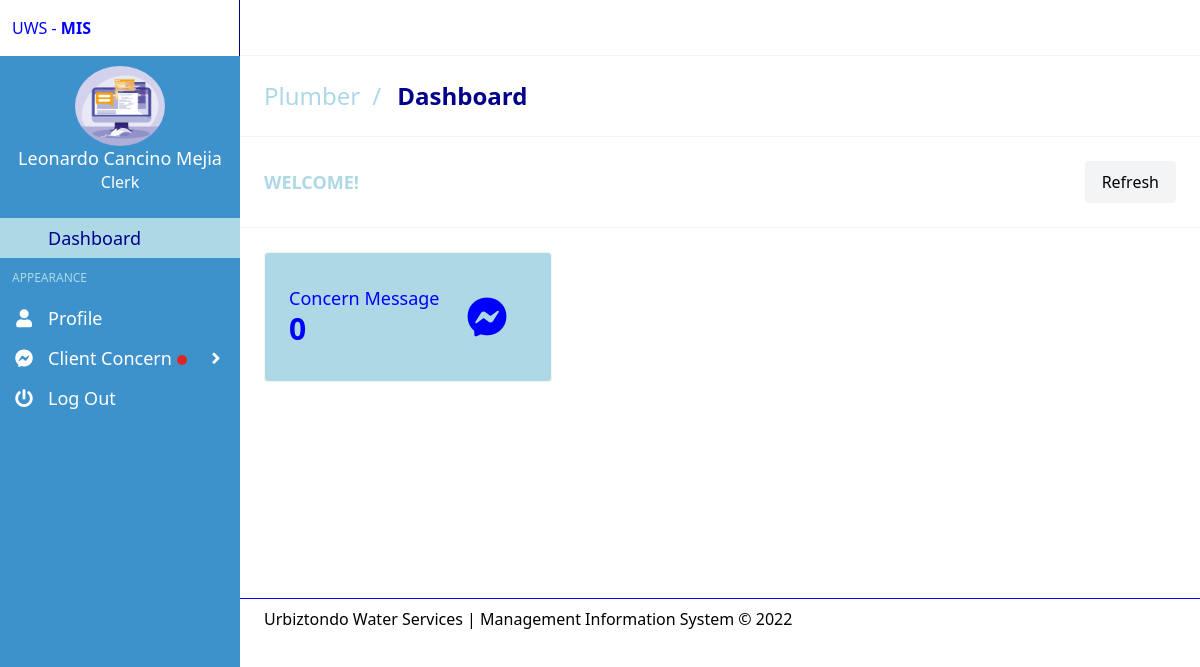
Screenshot of /clerk/home.php (signed in) with the database file from the repository.
### tables this page shows
CREATE TABLE `tblplumber` (
  `plumber_ID` int(50) NOT NULL,
  `plumber_no` int(50) NOT NULL,
  `Fname` varchar(50) NOT NULL,
  `Mname` varchar(50) NOT NULL,
  `Lname` varchar(50) NOT NULL,
  `house_no` decimal(10,0) NOT NULL,
  `address_ID` int(11) NOT NULL,
  `Email` varchar(50) NOT NULL,
  `ContactNo` decimal(10,0) NOT NULL,
  `Username` varchar(50) DEFAULT NULL,
  `Password` varchar(150) DEFAULT NULL,
  `position` varchar(50) NOT NULL,
  `RegDate` date NOT NULL,
  `UserStatus` int(11) NOT NULL,
  `images` varchar(150) NOT NULL,
  `chat_status` varchar(50) NOT NULL,
  `admin_ID` int(11) NOT NULL
);

### clerk/includes/session.php (called while the page is built, shortened)
<?php
	include 'conn.php';
	if(isset($_SESSION['clerk']) ){
	$sql = "SELECT * FROM tblplumber WHERE plumber_ID  = '".$_SESSION['clerk']."'";
	$query = $connect->query($sql);
	$user = $query->fetch_assoc();
}
else{
	header('location: ../login.php');
}
?>

### clerk/includes/leftbar.php (the view, shortened to what this page needs)
<aside class="aside is-placed-left is-expanded" style="background:#3E92CC ;overflow-y:auto;">
  <div class="aside-tools">
    <div>
      UWS - <b class="font-black">MIS</b>
    </div>
  </div>
  <center>
      <div class="image">
        <img src="../upload/plumber/<?php echo $user['images']; ?>" class="img-circle elevation-2 d-flex " style="height:80px; width:90px; margin-top:10px;  border-radius: 50%;" >
      </div>
    <div class="info" >
        <h1 href="#" style="color:white; font-size:18px;  " > <?php echo $user['Fname'].' '.$user['Mname'].' '.$user['Lname']?> </h1>
        <h1 href="#" style="color:white; font-size:16px;  " > Clerk </h1>
      </div>
      </center>
  <div class="menu is-menu-main">
    <p class="menu-label"></p>
    <ul class="menu-list">
      <li class="<?php if($page=='dashboard'){ echo 'active'; }?> ">
        <a href="home.php">
          <span class="icon"><i class="mdi mdi-desktop-mac"></i></span>
          <span class="menu-item-label">Dashboard</span>
        </a>
      </li>
    </ul>
    <p class="menu-label">Appearance</p>
    <ul class="menu-list">
    <li class="<?php if($page=='profile'){ echo 'active'; }?> ">
        <a href="profile.php">
          <span class="icon"><i class="fa fa-user"></i></span>
          <span class="menu-item-label">Profile</span>
        </a>
      </li>
    </ul>
    <ul class="menu-list">
    <li class="<?php if($page=='chat'){ echo 'active'; }?> ">
         <a class="dropdown">
           <span class="icon"><i class="fab fa-facebook-messenger"></i></span>
           <span class="menu-item-label">Client Concern <div class=" circle1 "> <span class="circle__content"></span> </span></div></span>
           <span class="icon"><i class="fa fa-angle-right arrow"></i></span>
    <ul class="menu-list " style ="color:blue;">
      <li class=" bg-white">
      <a href="php/logout.php?plumber=<?php echo $user['plumber_ID']; ?>">
          <span class="icon"><i class="fa fa-power-off"></i></span>
          <span class="menu-item-label">Log Out</span>
        </a>
      </li>
    </ul>
</aside>

### css1/main.css (style rules this page uses)
html { -moz-tab-size: 4; -o-tab-size: 4; tab-size: 4; }
html { line-height: 1.15; -webkit-text-size-adjust: 100%; }
b, strong { font-weight: bolder; }
blockquote, dd, dl, figure, h1, h2, h3, h4, h5, h6, hr, p, pre { margin: 0; }
ol, ul { list-style: none; margin: 0; padding: 0; }
html { font-family: ui-sans-serif, system-ui, -apple-system, BlinkMacSystemFont, "Segoe UI", Roboto, "Helvetica Neue", Arial, "Noto Sans", sans-serif, "Apple Color Emoji", "Segoe UI Emoji", "Segoe UI Symbol", "Noto Color Emoji"; line-height: 1.5; }
img { border-style: solid; }
h1, h2, h3, h4, h5, h6 { font-size: inherit; font-weight: inherit; }
a { color: inherit; text-decoration: inherit; }
audio, canvas, embed, iframe, img, object, svg, video { display: block; vertical-align: middle; }
img, video { max-width: 100%; height: auto; }
.font-black { font-weight: 900; }
* { --tw-shadow: 0 0 #0000; }
* { --tw-ring-inset: var(--tw-empty); --tw-ring-offset-width: 0px; --tw-ring-offset-color: #fff; --tw-ring-color: rgba(59, 130, 246, 0.5); --tw-ring-offset-shadow: 0 0 #0000; --tw-ring-shadow: 0 0 #0000; }
.dropdown { cursor: pointer; }
.aside { --tw-bg-opacity: 1; background-color: rgba(31, 41, 55, var(--tw-bg-opacity)); height: 100vh; position: fixed; top: 0; left: -15rem; width: 15rem; z-index: 40; transition-property: all; transition-timing-function: cubic-bezier(0.4, 0, 0.2, 1); transition-duration: 150ms; }
@media (min-width: 1024px) { .aside { left: 0; } }
.aside-tools { --tw-bg-opacity: 1; background-color: white; display: flex; flex-direction: row; align-items: center; flex: 1 1 0%; height: 3.5rem; padding-left: 0.75rem; padding-right: 0.75rem; --tw-text-opacity: 1; color: blue; width: 100%; border-right:1px solid darkblue; }
.menu-label { font-size: 0.75rem; line-height: 1rem; padding: 0.75rem; --tw-text-opacity: 1; color: lightblue; text-transform: uppercase; }
.menu-list li a { display: flex; padding-top: 0.5rem; padding-bottom: 0.5rem; --tw-text-opacity: 1; color: white; font-size:18px }
.menu-list li a .menu-item-label { flex-grow: 1; }
.menu-list li a .icon { flex: none; width: 3rem; }
.menu-list li.active > a { --tw-bg-opacity: 1; background-color: lightblue; color:darkblue; }
.icon { display: inline-flex; align-items: center; justify-content: center; height: 1.5rem; width: 1.5rem; }
.icon i { display: inline-flex; }
.image { display: block; position: relative; }
.image img { display: block; height: auto; max-width: 100%; width: 100%; }

### clerk/includes/header.php (style rules this page uses)
.circle1 { display: inline-table; vertical-align: middle; width: 10px; height: 10px; color:#ffff; background-color: #DC2626; border-radius: 50%; }
.circle__content { display: table-cell; vertical-align: middle; text-align: center; }

### clerk/includes/topbar.php (style rules this page uses)
.circle__content { display: table-cell; vertical-align: middle; text-align: center; }

### clerk/includes/leftbar.php (style rules this page uses)
.circle1 { display: inline-table; vertical-align: middle; width: 10px; height: 10px; color:#ffff; background-color: #DC2626; border-radius: 50%; }
.circle__content { display: table-cell; vertical-align: middle; text-align: center; }

### rows the page displays
tblplumber: images (picture), Fname "Leonardo", Mname "Cancino", Lname "Mejia"

### other values shown
$totalclientx "0"
